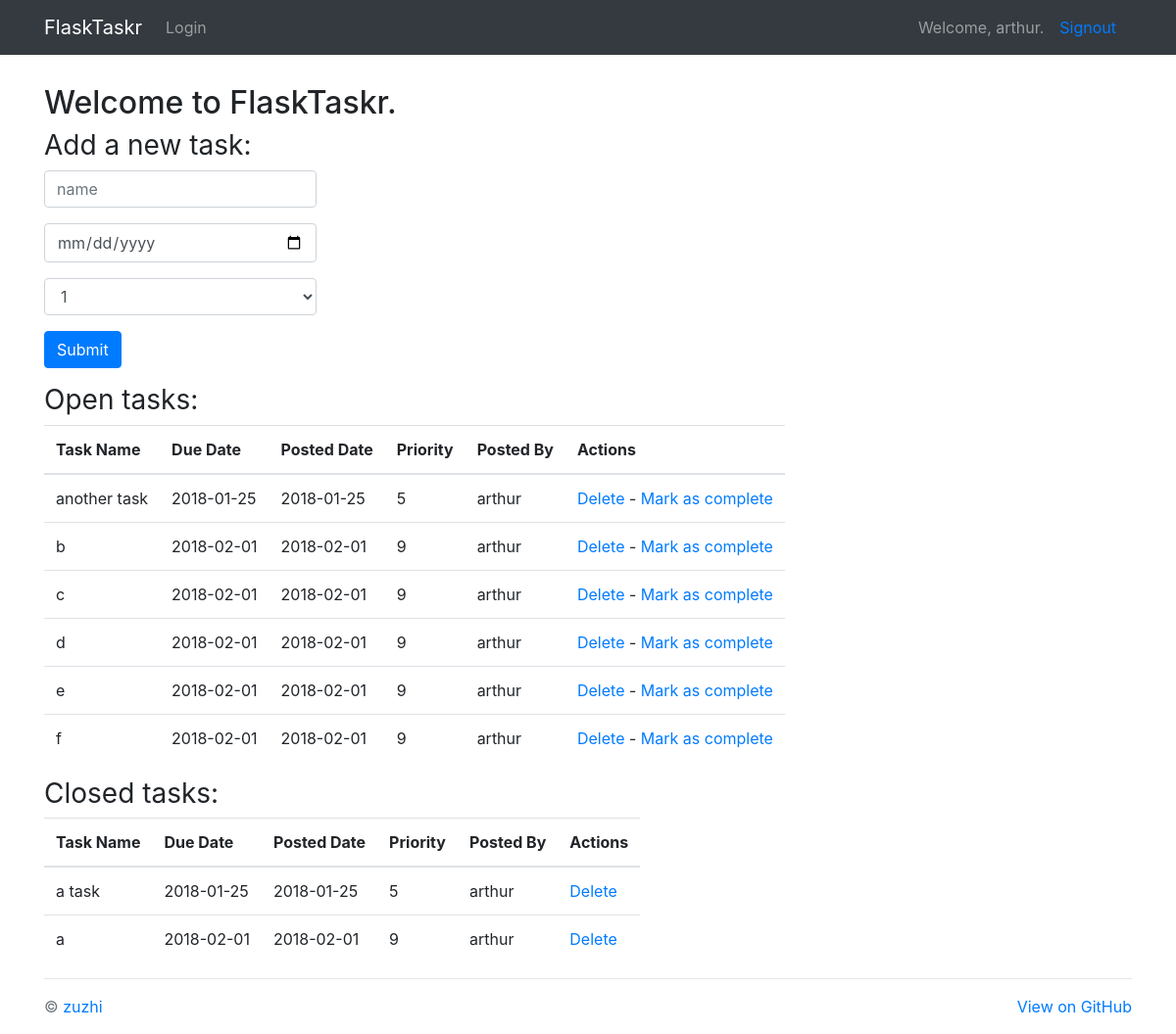
/tasks/ (signed in), run on an earlier commit of the app's database.
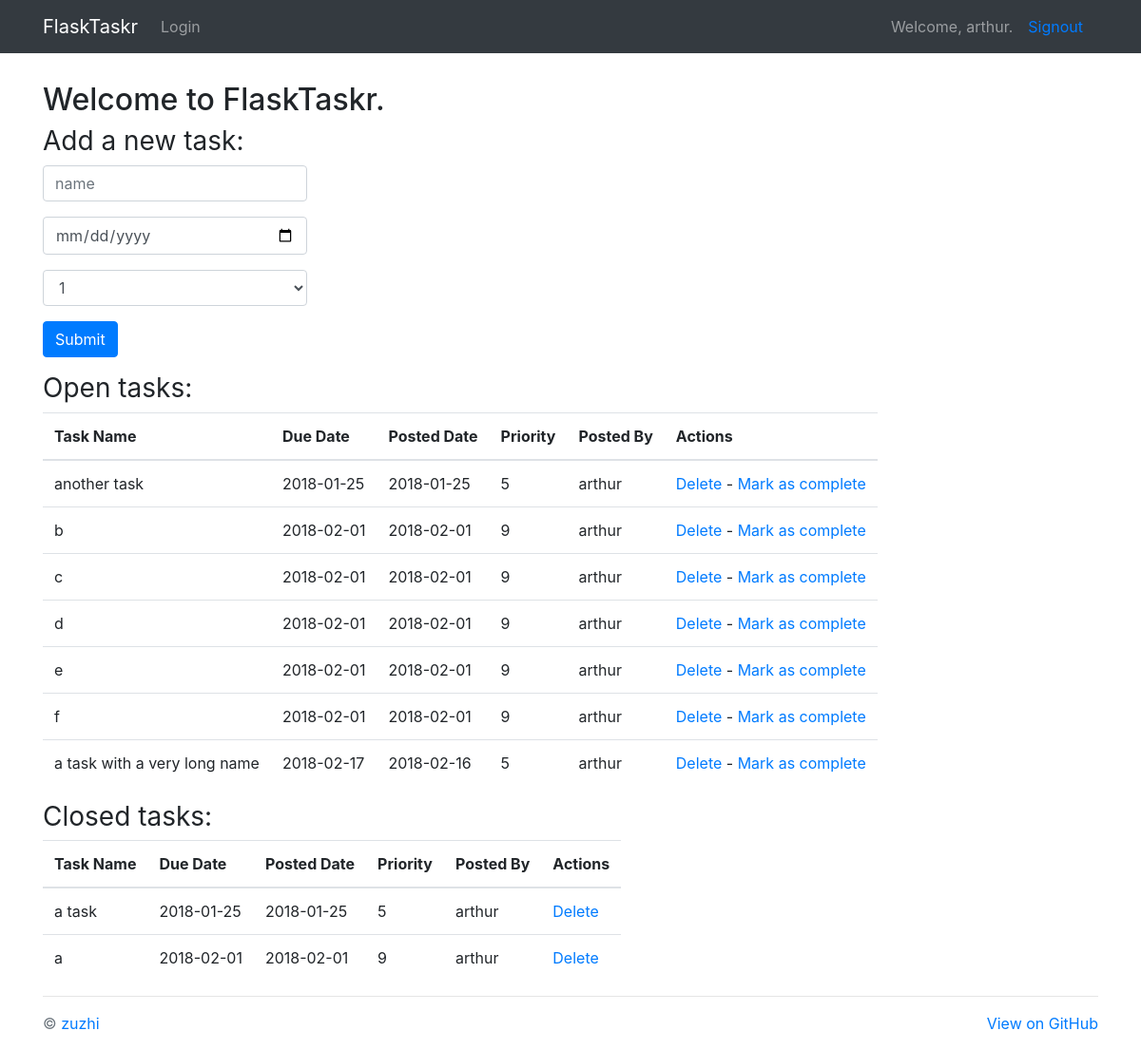
And on a later commit of the database.
### project/models.py (models this page shows, shortened)
class User(db.Model):
    __tablename__ = "users"
    id = db.Column(db.Integer, primary_key=True)
    name = db.Column(db.String, unique=True, nullable=False)
    email = db.Column(db.String, unique=True, nullable=False)
    password = db.Column(db.String, nullable=False)
    tasks = db.relationship('Task', backref='poster')
    role = db.Column(db.String, default='user')

class Task(db.Model):
    __tablename__ = "tasks"
    task_id = db.Column(db.Integer, primary_key=True)
    name = db.Column(db.String, nullable=False)
    due_date = db.Column(db.Date, nullable=False)
    priority = db.Column(db.Integer, nullable=False)
    posted_date = db.Column(db.Date, default=datetime.datetime.utcnow())
    status = db.Column(db.Integer)
    user_id = db.Column(db.Integer, db.ForeignKey('users.id'))

### project/tasks/views.py (the view)
@tasks_blueprint.route('/tasks/')
@login_required
def tasks():
    return render_template(
        'tasks.html',
        form=AddTaskForm(request.form),
        open_tasks=open_tasks(),
        closed_tasks=closed_tasks(),
        username=session['name']
    )

### project/tasks/forms.py
class AddTaskForm(FlaskForm):
    task_id = IntegerField()
    name = StringField('Task Name', validators=[DataRequired()])
    due_date = DateField(
        'Date Due (mm/dd/yyyy)',
        validators=[DataRequired()], format='%m/%d/%Y'
    )
    priority = SelectField(
        'Priority',
        validators=[DataRequired()],
        choices=[
            ('1', '1'), ('2', '2'), ('3', '3'), ('4', '4'), ('5', '5'),
            ('6', '6'), ('7', '7'), ('8', '8'), ('9', '9'), ('10', '10')
        ]
    )
    status = IntegerField('Status')

### project/tasks/views.py (called while the page is built)
def login_required(test):
    @wraps(test)
    def wrap(*args, **kwargs):
        if 'logged_in' in session:
            return test(*args, **kwargs)
        else:
            flash('You need to login first.')
            return redirect(url_for('users.login'))
    return wrap

def open_tasks():
    return db.session.query(Task).filter_by(
        status='1').order_by(Task.due_date.asc(), Task.priority.asc())

def closed_tasks():
    return db.session.query(Task).filter_by(
        status='0').order_by(Task.due_date.asc())

### project/templates/tasks.html (shortened to what this page needs)
{% extends "_base.html" %}
{% block content %}
<h2>Welcome to FlaskTaskr.</h2>
<div class="add-task">
  <h3 class="font-weight-normal">Add a new task:</h3>
  <form action="{{ url_for('tasks.new_task') }}" method="post" class="inline-form">
    <div class="form-group">
      {{ form.name(placeholder="name", class_="form-control col-md-3", id="name", required="required") }}
    </div>
    <div class="form-group">
      {{ form.due_date(placeholder="due date", class_="form-control col-md-3", id="dueDate", required="required") }}
    </div>
    <div class="form-group">
      {{ form.priority(placeholder="priority", class_="form-control col-md-3", id="priority", required="required") }}
    </div>
    <div class="form-group">
      <button class="btn btn-primary" type="submit">Submit</button>
    </div>
</div>
<div class="entries">
  <h3 class="font-weight-normal">Open tasks:</h3>
  <table class="table table-responsive">
    <thead>
      <tr>
        <th>Task Name</th>
        <th>Due Date</th>
        <th>Posted Date</th>
        <th>Priority</th>
        <th>Posted By</th>
        <th>Actions</th>
      </tr>
    </thead>
    {% for task in open_tasks %}
    <tr>
      <td>{{ task.name }}</td>
      <td>{{ task.due_date }}</td>
      <td>{{ task.posted_date }}</td>
      <td>{{ task.priority }}</td>
      <td>{{ task.poster.name }}</td>
      <td>
        {% if task.poster.name == session.name or session.role == "admin" %}
        <a href="{{ url_for('tasks.delete_entry', task_id = task.task_id) }}">Delete</a>  -
        <a href="{{ url_for('tasks.complete', task_id = task.task_id) }}">Mark as complete</a>
        {% else %}
        <span>N/A</span>
        {% endif %}
      </td>
    </tr>
    {% endfor %}
  </table>
</div>
<div class="entries">
  <h3 class="font-weight-normal">Closed tasks:</h3>
  <table class="table table-responsive">
    <thead>
      <tr>
        <th>Task Name</th>
        <th>Due Date</th>
        <th>Posted Date</th>
        <th>Priority</th>
        <th>Posted By</th>
        <th>Actions</th>
      </tr>
    </thead>
    {% for task in closed_tasks %}
    <tr>
      <td>{{ task.name }}</td>
      <td>{{ task.due_date }}</td>
      <td>{{ task.posted_date }}</td>
      <td>{{ task.priority }}</td>
      <td>{{ task.poster.name }}</td>
      <td>
        {% if task.poster.name == session.name or session.role == "admin" %}
        <a href="{{ url_for('tasks.delete_entry', task_id = task.task_id) }}">Delete</a>
        {% else %}
        <span>N/A</span>
        {% endif %}
      </td>
    </tr>
    {% endfor %}
  </table>
</div>
{% endblock %}

### project/templates/_base.html (shortened to what this page needs)
<!DOCTYPE html>
<html lang="en">
<head>
  <link rel="stylesheet" href="https://maxcdn.bootstrapcdn.com/bootstrap/4.0.0/css/bootstrap.min.css">
  <link href="{{ url_for('static', filename='css/main.css') }}" rel="stylesheet">
</head>
<body>
  <header class="navbar navbar-expand-sm navbar-dark bg-dark">
    <div class="container">
      <a class="navbar-brand" href="/">FlaskTaskr</a>
      <div class="collapse navbar-collapse" id="navbarSupportedContent">
        <ul class="navbar-nav mr-auto">
          <li class="nav-item">
            <a class="nav-link" href="{{ url_for('users.login') }}">Login <span class="sr-only">(current)</span></a>
          </li>
        </ul>
        {% if session.logged_in %}
        <span class="navbar-text">
          Welcome, {{username}}.
        </span>
        <a class="nav-link" href="{{ url_for('users.logout') }}">Signout</a>
        {% endif %}
      </div>
    </div>
  </header>
  <main class="container">
    <div class="content">
      {% block content %}
      {% endblock %}
    </div>
  </main>
  <footer class="text-muted">
    <div class="container">
      <hr>
      <p class="float-right"><a href="https://github.com/zuzhi/flasktaskr">View on GitHub</a></p>
      <p>&copy; <a href="https://github.com/zuzhi">zuzhi</a></p>
    </div>
  </footer>
</body>
</html>

### project/static/css/main.css (style rules this page uses)
main { margin-top: 30px; }

What changed in the data, as far as the page shows it:
added Task: name "a task with a very long name", due_date "2018-02-17", posted_date "2018-02-16", priority "5", poster.name "arthur", shown under "Open tasks:"
